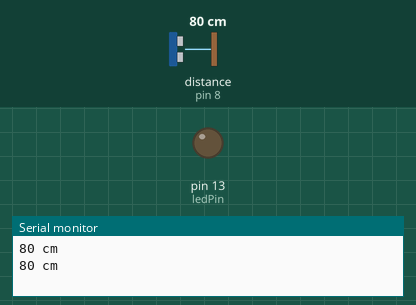
Recording of a sketch running on a simulated Arduino Uno, built with avr-gcc and run on an emulated ATmega328P. On the bench: output pins drawn as LEDs (lit = HIGH), the last lines printed to the serial monitor. Wiring (inferred from the names in the program): ultrasonic range finder: trigger pin 9; echo pin 8. The test bench sets the inputs (shaded band); at power-on: distance to the obstacle (sensor on pin 8) 80 cm. The echo pulse lasts 58.3 µs per cm; pins used as bus, display or sensor lines are not drawn.

Above: at 1.2 s.
1.3 s: distance to the obstacle (sensor on pin 8) set to 32 cm
3.0 s: distance to the obstacle (sensor on pin 8) set to 29 cm
At 4.3 s:
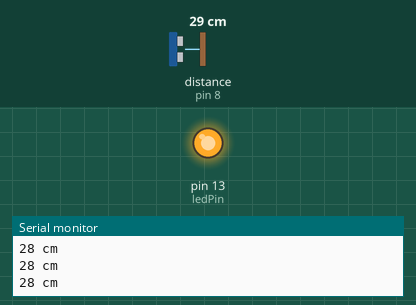
4.6 s: distance to the obstacle (sensor on pin 8) set to 35 cm
At 5.9 s:
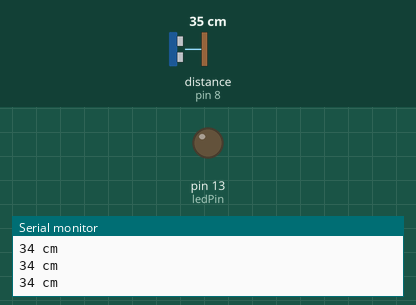
6.2 s: distance to the obstacle (sensor on pin 8) set to 2 cm
At 7.6 s:
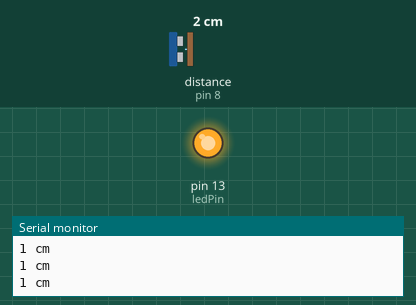
Timing chart, 0 to 8.8 s (numbered marks = the images above; inputs shaded):
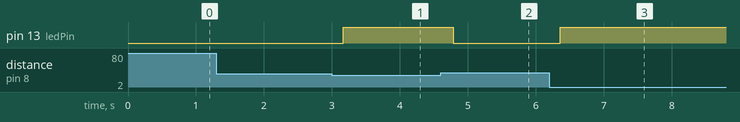

Measured:
- the behaviour switches between 31 and 30 cm on distance to the obstacle (sensor on pin 8) (found by bisection; images 0 and 1)
- after the input at 3.0 s, pin 13 (ledPin): LOW → HIGH after 0.17 s
- after the input at 4.6 s, pin 13 (ledPin): HIGH → LOW after 0.19 s
- after the input at 6.2 s, pin 13 (ledPin): LOW → HIGH after 0.16 s

The sketch:

Ultrasonic_serial_sred.ino
```cpp
#define Trig 9
#define Echo 8
#define ledPin 13

void setup()
{
  pinMode(Trig, OUTPUT); //инициируем как выход
  pinMode(Echo, INPUT); //инициируем как вход
  pinMode(ledPin, OUTPUT);
  Serial.begin(9600);
  /* задаем скорость общения. В нашем случае с компьютером */
}
unsigned int impulseTime=0;
unsigned int distance_sm=0;
unsigned int total=0;
void loop()
{
  for (int i=0; i<=99; i++)
  {
  digitalWrite(Trig, HIGH);
  /* Подаем импульс на вход trig дальномера */
  delayMicroseconds(10); // равный 10 микросекундам
  digitalWrite(Trig, LOW); // Отключаем
  impulseTime=pulseIn(Echo, HIGH); // Замеряем длину импульса
  distance_sm=impulseTime/58; // Пересчитываем в сантиметры
  total=distance_sm+total;
  }
  distance_sm=total/100;
  total=0;
  Serial.print(distance_sm); // Выводим на порт
  Serial.println(" cm");

  if (distance_sm<30) // Если расстояние менее 30 сантиметром
  {
    digitalWrite(ledPin, HIGH); // Светодиод горит
  }
  else
  {
    digitalWrite(ledPin, LOW); // иначе не горит
  }
  delay(100);
  /* ждем 0.1 секунды, Следующий импульс может быть излучён, только после исчезновения эха от предыдущего.
   Это время называется периодом цикла (cycle period).
   Рекомендованный период между импульсами должен быть не менее 50 мс.  */
}
```
